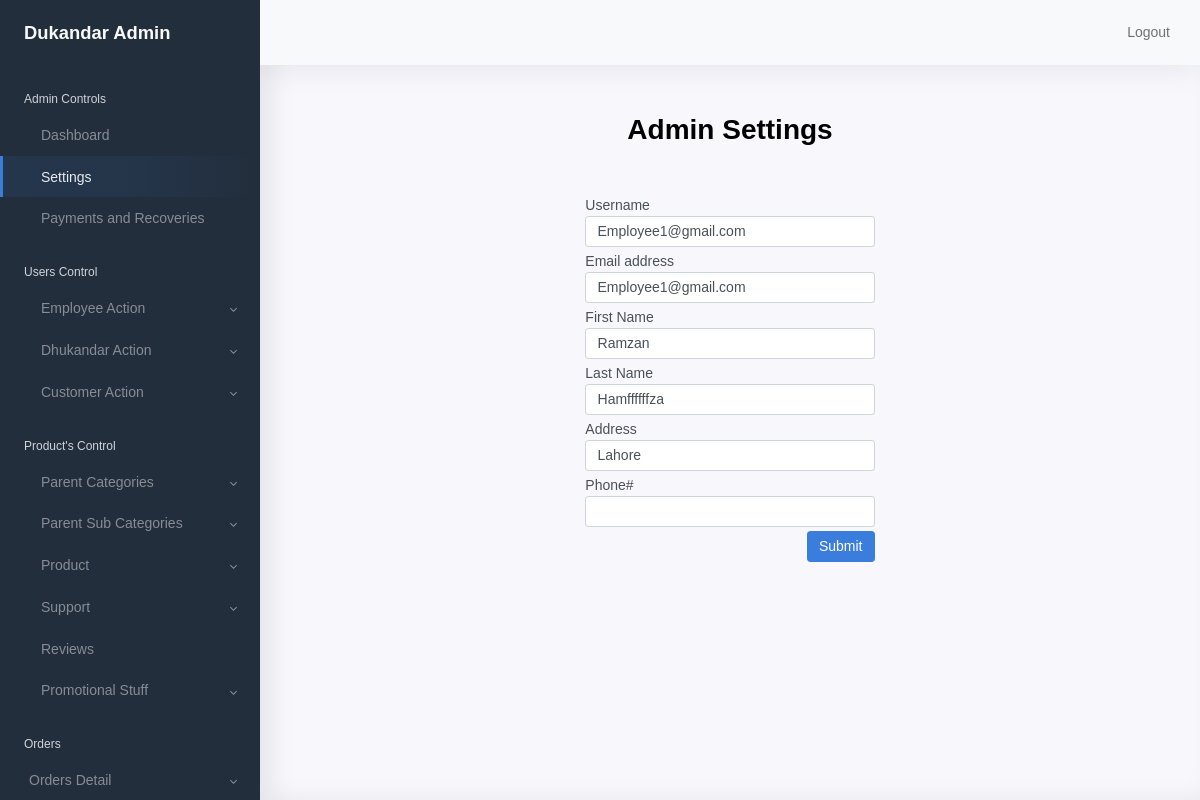
The page /settings (signed in) on the database its author committed.
### shopkeeper/models/models.py (models this page shows, shortened)
class User(AbstractUser):
    address = models.CharField(max_length=250, null=True)
    user_type = models.CharField(max_length=16,
                                 choices=USER_CHOICES,
                                 default="CUSTOMER")
    block = models.BooleanField(default=False)
    is_active = models.BooleanField(default=True)
    created_at = models.DateTimeField(auto_now_add=True)
    updated_at = models.DateTimeField(auto_now=True)

### shopkeeper/views.py (the view)
# urls.py: path('settings', admin_settings, name='admin_setting'),
@login_required(login_url='shopkeeper:admin_login')
def admin_settings(request):
        if request.POST:
            user = User.objects.get(id=request.user.id)
            user.username= request.POST.get('username')
            user.first_name= request.POST.get('first_name')
            user.last_name= request.POST.get('last_name')
            user.email= request.POST.get('email')
            user.address= request.POST.get('address')
            user.save()
            messages.add_message(request, messages.SUCCESS, 'Record Updated Successfully')
            return redirect('shopkeeper:admin_setting')
        else:
            user = User.objects.get(id=request.user.id)
            context={
             'user':user
            }
            return render(request, 'shopkeeper/settings.html',context)

### shopkeeper/templates/shopkeeper/settings.html (shortened to what this page needs)
{% extends 'shopkeeper/base/base.html' %}
{% load static %}
{% block content %}
<div class="container">
  <h1 class="text-center mt-5 mb-5 font-weight-bold"> Admin Settings</h1>
    <form action="{% url 'shopkeeper:admin_setting' %}" method="post">
    <div class="row justify-content-center">
      <div class="col-4" >
        <div class="form-group ">
            <label for="exampleInputusername">Username</label>
            <input type="text" class="form-control" id="username" name="username", value="{{user.username}}" >
          </div>
          <div class="form-group mt-1">
            <label for="exampleInputEmail1">Email address</label>
            <input type="email" class="form-control" id="exampleInputEmail1" name="email" value="{{user.email}}">
          </div>
        <div class="form-group mt-1">
            <label for="exampleInputFirst_Name">First Name</label>
            <input type="text" class="form-control" id="first_name" name="first_name" value="{{user.first_name}}">
          </div>
            <div class="form-group mt-1">
              <label for="exampleInputlast_name">Last Name</label>
              <input type="text" class="form-control" id="last_name" name="last_name" value="{{user.last_name}}">
            </div>
              <div class="form-group mt-1">
                <label for="exampleInputAddress">Address</label>
                <input type="text" class="form-control" id="address" name="address" value="{{user.address}}">
              </div>
              <div class="form-group mt-1">
                <label for="exampleInputphone_no">Phone#</label>
                <input type="text" class="form-control" id="phone_no"  name="phone_no"  value="{{phone_no}}">
              </div>
      <button type="submit" class="btn btn-primary float-right mt-1">Submit</button>
      </div>
    </div>
</form>
  </div>
{% endblock %}

### shopkeeper/templates/shopkeeper/base/base.html (style rules this page uses)
* { font-family: Arial, Helvetica, sans-serif; }

### rows shown on the page
User: username "Employee1@gmail.com", email "Employee1@gmail.com", first_name "Ramzan", last_name "Hamffffffza", address "Lahore"
